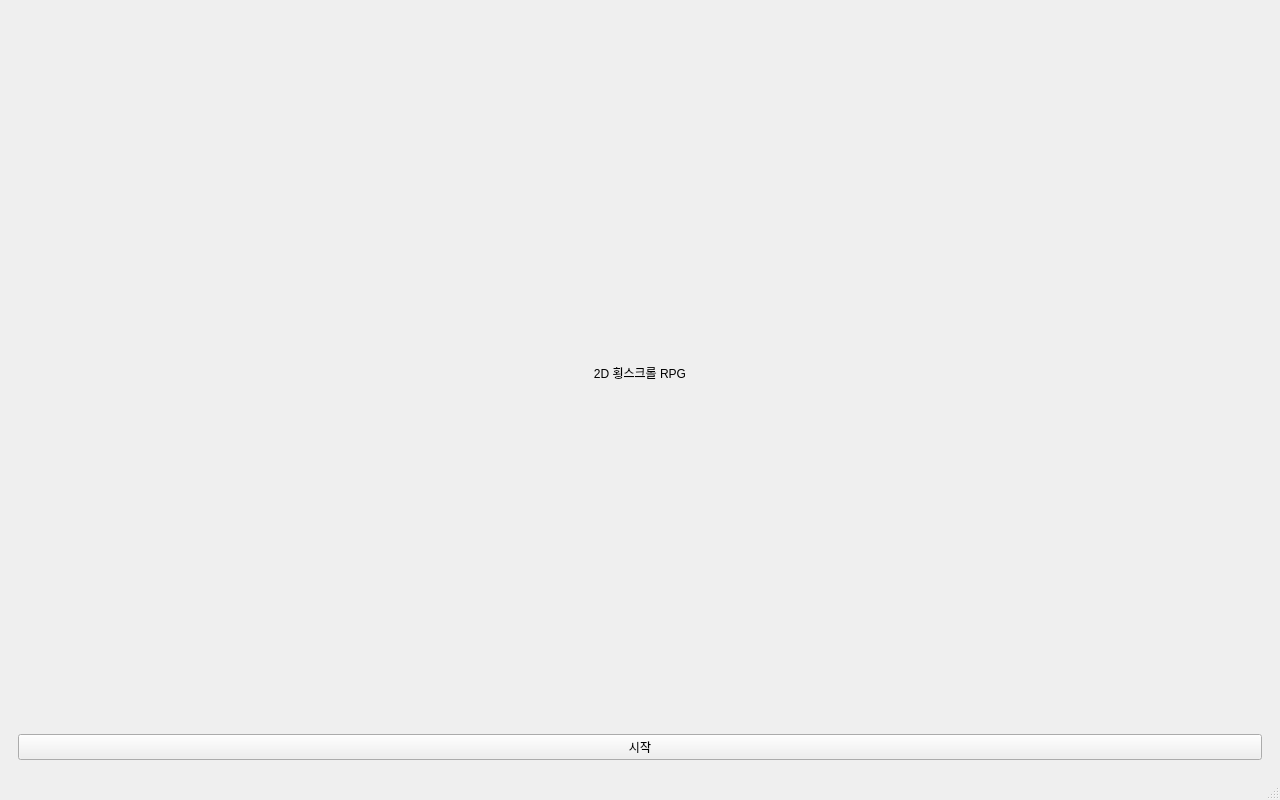
<?xml version="1.0" encoding="UTF-8"?>
<ui version="4.0">
 <class>MainWindow</class>
 <widget class="QMainWindow" name="MainWindow">
  <property name="geometry">
   <rect><x>0</x><y>0</y><width>1280</width><height>800</height></rect>
  </property>
  <property name="windowTitle"><string>2D RPG</string></property>
  <widget class="QWidget" name="centralwidget">
   <layout class="QVBoxLayout" name="mainLayout">
    <item>
     <widget class="QStackedWidget" name="stackedWidget">

      <!-- Page 0: 시작 화면 -->
      <widget class="QWidget" name="pageStart">
       <layout class="QVBoxLayout">
        <item><widget class="QLabel" name="labelTitle">
          <property name="text"><string>2D 횡스크롤 RPG</string></property>
          <property name="alignment"><set>Qt::AlignCenter</set></property>
        </widget></item>
        <item><widget class="QPushButton" name="btnStart">
          <property name="text"><string>시작</string></property>
        </widget></item>
       </layout>
      </widget>

      <!-- Page 1: 직업 선택 화면 -->
      <widget class="QWidget" name="pageClassSelect">
       <layout class="QVBoxLayout">
        <item><widget class="QLabel" name="labelSelectTitle">
          <property name="text"><string>직업을 선택하세요 (A/D 또는 ←/→)</string></property>
          <property name="alignment"><set>Qt::AlignCenter</set></property>
        </widget></item>
        <item>
         <layout class="QHBoxLayout">
          <item><widget class="QPushButton" name="btnPrevClass">
            <property name="text"><string>&lt;</string></property>
          </widget></item>
          <item><widget class="QLabel" name="labelClassName">
            <property name="alignment"><set>Qt::AlignCenter</set></property>
          </widget></item>
          <item><widget class="QPushButton" name="btnNextClass">
            <property name="text"><string>&gt;</string></property>
          </widget></item>
         </layout>
        </item>
        <item><widget class="QPushButton" name="btnSelectClass">
          <property name="text"><string>선택</string></property>
        </widget></item>
       </layout>
      </widget>

      <!-- Page 2: 게임 화면 -->
      <widget class="QWidget" name="pageGame">
       <layout class="QVBoxLayout" name="pageGameLayout">
        <item><widget class="QWidget" name="gameContainer"/></item>
       </layout>
      </widget>

     </widget>
    </item>
   </layout>
  </widget>
  <widget class="QMenuBar" name="menubar"/>
  <widget class="QStatusBar" name="statusbar"/>
 </widget>
 <resources/>
 <connections/>
</ui>
